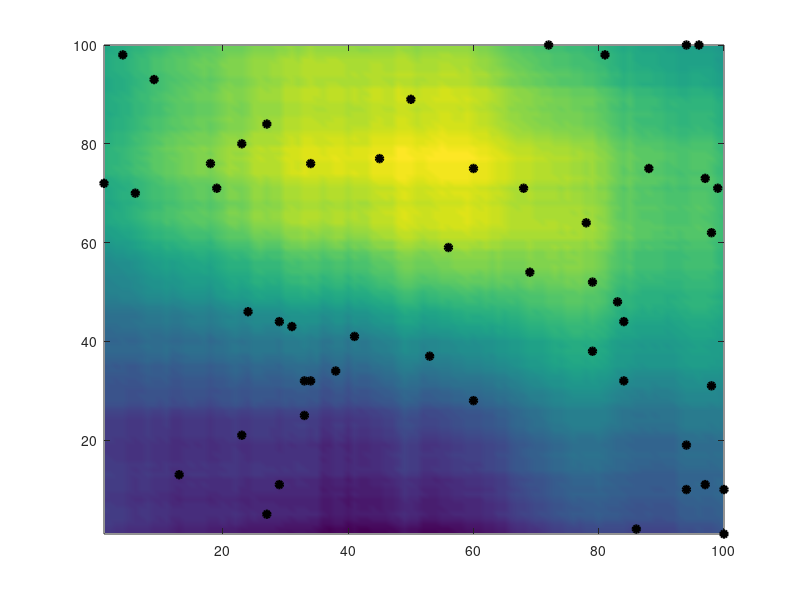

The MATLAB script that drew this image: (Note: this script raises an error after producing the figure.)
%% SARGIS S YONAN
% Master Thesis
% Autonomous Systems Lab

clear all;
close all;
clc;

plot_sample_points = true;

field_struct = load('generated_field.mat');
field = field_struct.field;
field_size = max(size(field));
number_of_samples = 50;

sample_locations = zeros(number_of_samples, 2);
samples = zeros(number_of_samples, 1);

% initialize random
seed = floor(mod(now * 1E6, 1000));
rng(seed, 'twister');

if plot_sample_points
    top_surf = pcolor(field); 
    shading interp; % gets rid of the grid lines on the surf()
    hold on;
end

for i = 1:number_of_samples
    sample_locations(i, :) = randi([1 field_size], 1, 2);
    samples(i) = field(sample_locations(i,1), sample_locations(i,2));
    
    if plot_sample_points
        plot3(sample_locations(i,1), sample_locations(i,2), abs(samples(i)), ...
            'ko', 'LineWidth',2,...
            'MarkerEdgeColor','k',...
            'MarkerFaceColor',[0 0 0],...
            'MarkerSize',5)
        hold on;
    end
    
end

if plot_sample_points
   export_img_latex(gcf, 'sampled_generated_field')
end

save('sampled_points.mat', 'samples');
save('sampled_locations.mat', 'sample_locations');




